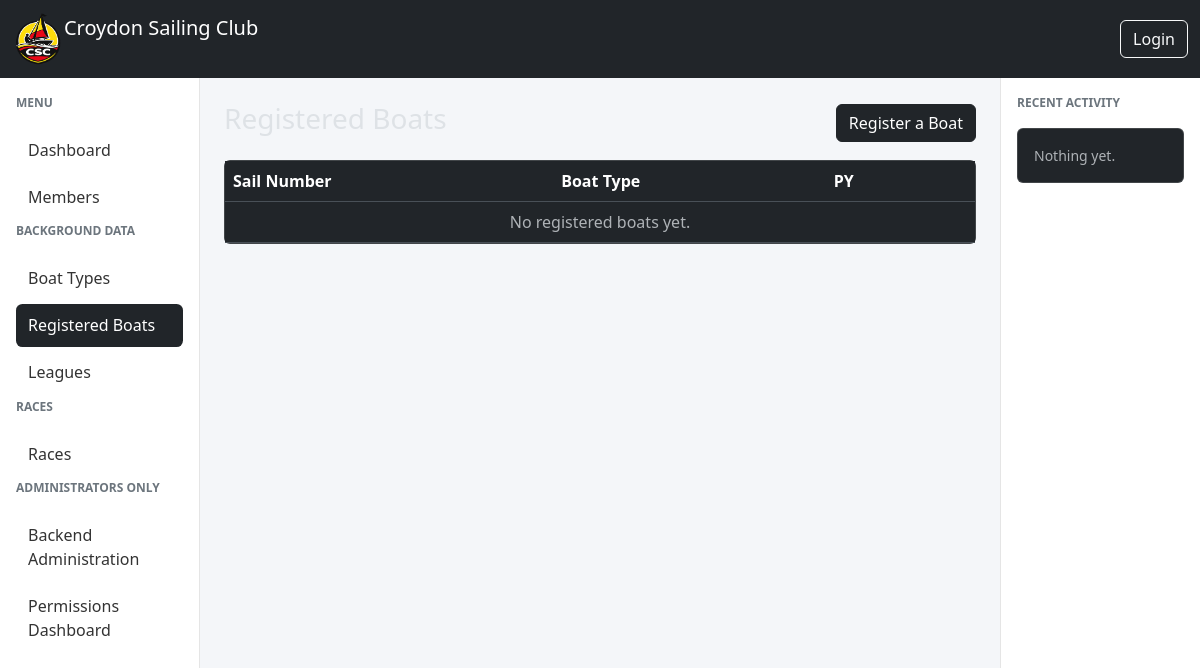
Page /races/registered-boats/ on the earlier database version.
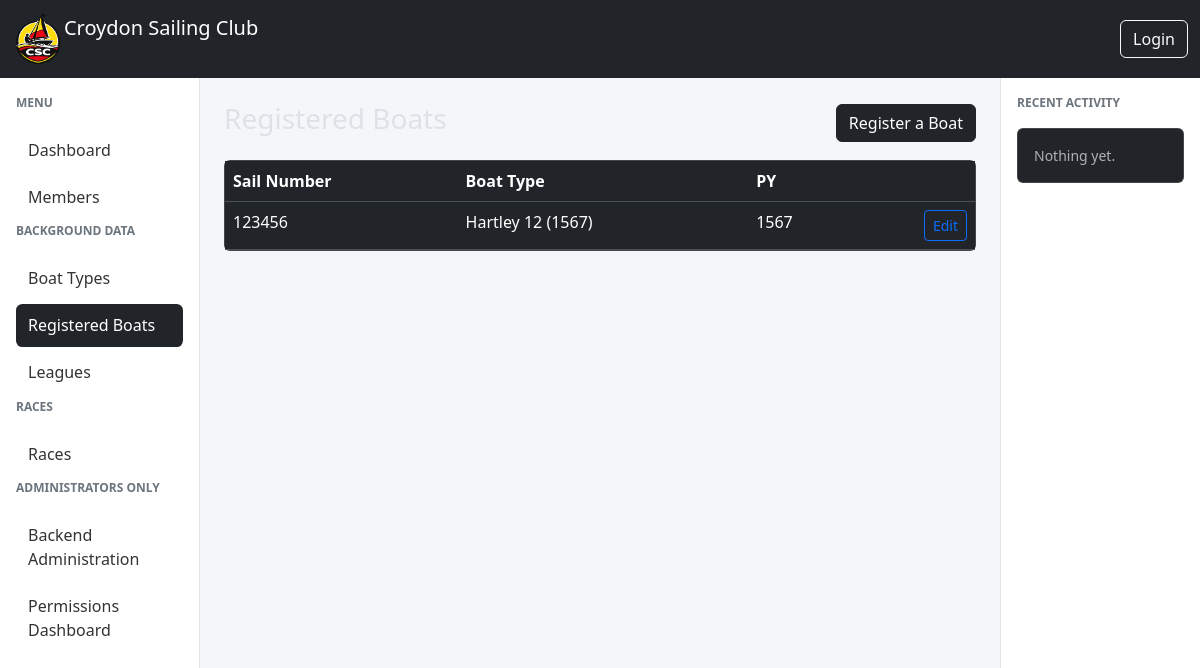
Same page on the later database version.
### races/models.py (models this page shows, shortened)
class RegisteredBoat(models.Model):
    sail_number = models.CharField(max_length=20)
    boat_type = models.ForeignKey(BoatType,on_delete=models.CASCADE)

class BoatType(models.Model):
    name = models.CharField(max_length=100)
    description = models.CharField(max_length=255, blank=True)
    py = models.IntegerField(
        "Portsmouth Yardstick",
        validators=[
            MinValueValidator(1000),
            MaxValueValidator(2000),
        ],
    )
    def __str__(self):
        return f'{self.name} ({self.py})'

### races/views.py (the view)
# urls.py: path("registered-boats/", RegisteredBoatListView.as_view(), name="registered-boats-list"),
class RegisteredBoatListView(ListView):
    model = RegisteredBoat
    template_name = "races/registeredboat_list.html"
    context_object_name = "registeredboats"
    ordering = ["sail_number"]

### races/templates/races/registeredboat_list.html (shortened to what this page needs)
{% extends "base.html" %}
{% block content %}
<div class="d-flex justify-content-between align-items-center mb-3">
    <h3>Registered Boats</h3>
    <a href="{% url 'registered-boats-add' %}" class="btn btn-dark">
        Register a Boat
    </a>
</div>
<div class="card">
    <div class="table-responsive">
        <table class="table table-hover mb-0">
            <thead>
                <tr>
                    <th>Sail Number</th>
                    <th>Boat Type</th>
                    <th>PY</th>
                    <th></th>
                </tr>
            </thead>
            <tbody>
                {% for registeredboat in registeredboats %}
                <tr>
                    <td>{{ registeredboat.sail_number }}</td>
                    <td>{{ registeredboat.boat_type }}</td>
                    <td>{{ registeredboat.boat_type.py }}</td>
                    <td class="text-end">
                        <a href="{% url 'registered-boats-edit' registeredboat.pk %}"
                           class="btn btn-sm btn-outline-primary">
                            Edit
                        </a>
                    </td>
                </tr>
                {% empty %}
                <tr>
                    <td colspan="4" class="text-center text-muted">
                        No registered boats yet.
                    </td>
                </tr>
                {% endfor %}
            </tbody>
        </table>
    </div>
</div>
{% endblock %}

Differences in the rows shown:
added RegisteredBoat: sail_number "123456", boat_type "Hartley 12 (1567)", boat_type.py "1567"
Other differences:
text no longer shown: "No registered boats yet."
